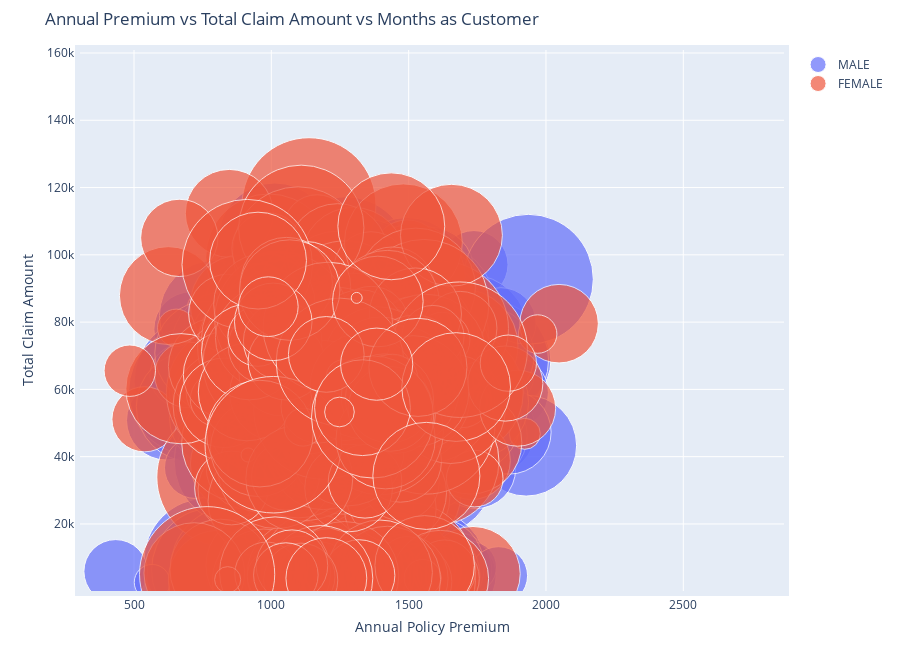

The cell this chart's notebook holds for it:
### Code cell
import warnings
warnings.filterwarnings('ignore')

figure = bubbleplot(dataset = data, x_column = 'policy_annual_premium', y_column = 'total_claim_amount', 
    bubble_column = 'insured_sex', size_column = 'months_as_customer', color_column = 'insured_sex', 
    x_title = "Annual Policy Premium", y_title = "Total Claim Amount", title = 'Annual Premium vs Total Claim Amount vs Months as Customer',
    x_logscale = False, scale_bubble = 3, height = 650)

py.iplot(figure, config={'scrollzoom': True})

### Figure 1 — Plotly figure (JSON) as saved in the notebook; plotly's stock layout.template omitted (floating-point values rounded to 4 significant figures; data arrays with more than 128 entries replaced by an {"elided": "..."} marker saying what was removed)
{"data": [{"marker": {"size": {"elided": "463 int values"}, "sizemode": "area", "sizeref": 0.0499}, "mode": "markers", "name": "MALE", "text": {"elided": "463 str values"}, "type": "scatter", "x": {"elided": "463 float values"}, "y": {"elided": "463 int values"}}, {"marker": {"size": {"elided": "537 int values"}, "sizemode": "area", "sizeref": 0.0499}, "mode": "markers", "name": "FEMALE", "text": {"elided": "537 str values"}, "type": "scatter", "x": {"elided": "537 float values"}, "y": {"elided": "537 int values"}}], "layout": {"height": 650, "hovermode": "closest", "margin": {"b": 50, "pad": 5, "t": 50}, "showlegend": true, "title": {"text": "Annual Premium vs Total Claim Amount vs Months as Customer"}, "xaxis": {"autorange": false, "range": [303.3, 2867.0], "title": {"text": "Annual Policy Premium"}}, "yaxis": {"autorange": false, "range": [70, 160888], "title": {"text": "Total Claim Amount"}}}}
